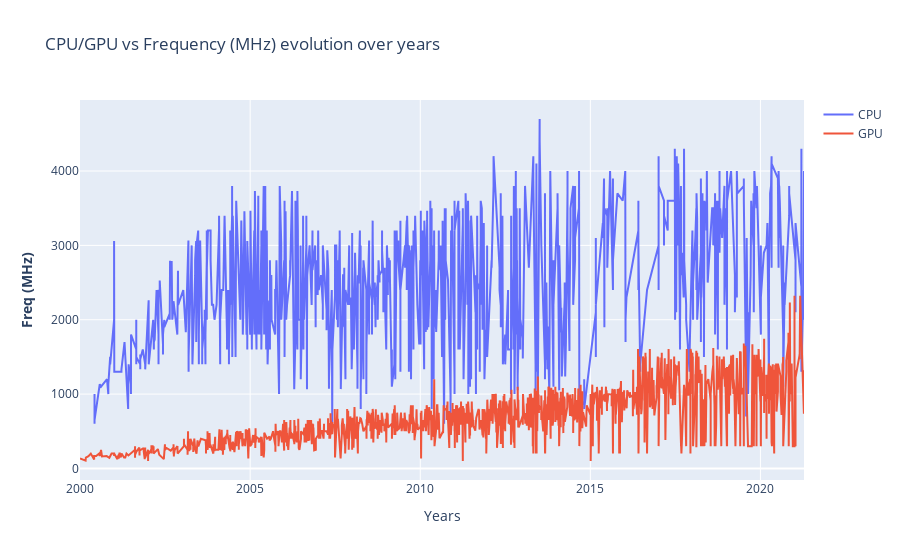

Here is the notebook cell this chart was saved with:
### Markdown cell above
#### Análise de frquência

### Code cell
fig = make_subplots()

# Add traces
fig.add_trace(
    go.Scatter(x= df_cpu.index, y=df_cpu["Freq (MHz)"] ,name= "CPU")
)

fig.add_trace(
    go.Scatter(x= df_gpu.index,y= df_gpu["Freq (MHz)"], name= "GPU")
)

# Add figure title
fig.update_layout(
    title_text="CPU/GPU vs Frequency (MHz) evolution over years"
)

# Set x-axis title
fig.update_xaxes(title_text="Years")

# Set y-axes titles
fig.update_yaxes(title_text="<b>Freq (MHz)</b>", secondary_y=False)

fig.show()

### Figure 1 — Plotly figure (JSON) as saved in the notebook; plotly's stock layout.template omitted (floating-point values rounded to 4 significant figures; data arrays with more than 128 entries replaced by an {"elided": "..."} marker saying what was removed)
{"data": [{"name": "CPU", "type": "scatter", "x": {"elided": "2139 str values"}, "y": {"elided": "2139 int values"}}, {"name": "GPU", "type": "scatter", "x": {"elided": "2607 str values"}, "y": {"elided": "2607 int values"}}], "layout": {"title": {"text": "CPU/GPU vs Frequency (MHz) evolution over years"}, "xaxis": {"anchor": "y", "domain": [0, 1], "title": {"text": "Years"}}, "yaxis": {"anchor": "x", "domain": [0, 1], "title": {"text": "<b>Freq (MHz)</b>"}}}}
